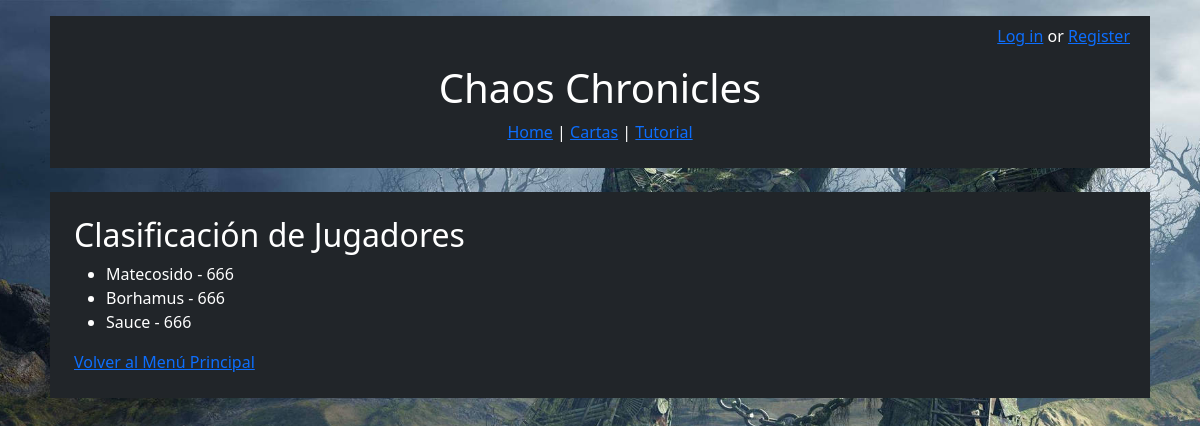
Page /leaderboard/ on the committed database.
### logica/models.py (models this page shows, shortened)
class Jugador(AbstractUser):
    ScoreTotal = models.SmallIntegerField(default=0)
    Decks = models.ManyToManyField(Deck, blank=True)
    FotoPerfil = models.ImageField(blank=True, upload_to='perfilimages/')

### logica/views.py (the view)
# urls.py: path('leaderboard/', LeaderboardView.as_view(), name='leaderboard'),
class LeaderboardView(ListView):
    model = Jugador
    template_name = 'leaderboard.html'
    context_object_name = 'jugadores'
    ordering = ['-ScoreTotal']

### logica/templates/leaderboard.html (shortened to what this page needs)
{% extends "base_generic.html" %}
{% block content %}
    <body>
        <h2>Clasificación de Jugadores</h2>
        <ul>
            {% for jugador in jugadores %}
                <li>{{ jugador.username }} - {{ jugador.ScoreTotal }}</li>
            {% endfor %}
        </ul>
        <a href="{% url 'home' %}">Volver al Menú Principal</a>
    </body>
{% endblock %}

### logica/templates/base_generic.html (style rules this page uses)
body { background-attachment: fixed; background-image: url("/media/media/bg1.jpg"); min-height: 100vh; width: 100%; background-position: center; background-repeat: no-repeat; background-size: cover; }

### rows in the picture
Jugador: username "Matecosido", ScoreTotal "666"
Jugador: username "Borhamus", ScoreTotal "666"
Jugador: username "Sauce", ScoreTotal "666"
